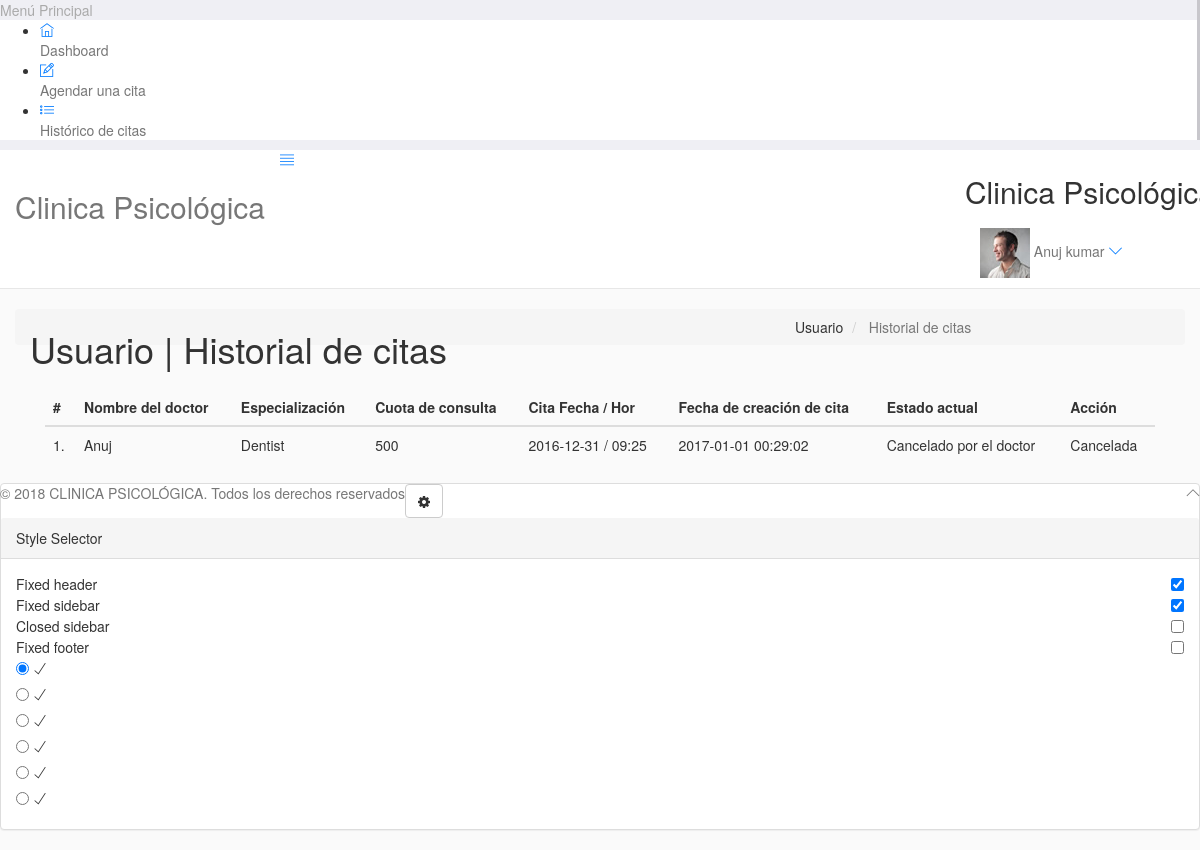
Screenshot of /Backend/hms/admin1/appointment-history.php (signed in) with the database file from the repository.
### tables this page shows
CREATE TABLE `users` (
  `id` int(11) NOT NULL,
  `fullName` varchar(255) NOT NULL,
  `address` longtext NOT NULL,
  `city` varchar(255) NOT NULL,
  `gender` varchar(255) NOT NULL,
  `email` varchar(255) NOT NULL,
  `password` varchar(255) NOT NULL,
  `regDate` timestamp NOT NULL DEFAULT CURRENT_TIMESTAMP,
  `updationDate` varchar(255) NOT NULL
);

CREATE TABLE `appointment` (
  `id` int(11) NOT NULL,
  `doctorSpecialization` varchar(255) NOT NULL,
  `doctorId` int(11) NOT NULL,
  `userId` int(11) NOT NULL,
  `consultancyFees` int(11) NOT NULL,
  `appointmentDate` varchar(255) NOT NULL,
  `appointmentTime` varchar(255) NOT NULL,
  `postingDate` timestamp NOT NULL DEFAULT CURRENT_TIMESTAMP,
  `userStatus` int(11) NOT NULL,
  `doctorStatus` int(11) NOT NULL,
  `updationDate` varchar(255) NOT NULL
);

CREATE TABLE `doctors` (
  `id` int(11) NOT NULL,
  `specilization` varchar(255) NOT NULL,
  `doctorName` varchar(255) NOT NULL,
  `address` longtext NOT NULL,
  `docFees` varchar(255) NOT NULL,
  `contactno` bigint(11) NOT NULL,
  `docEmail` varchar(255) NOT NULL,
  `password` varchar(255) NOT NULL,
  `creationDate` timestamp NOT NULL DEFAULT CURRENT_TIMESTAMP,
  `updationDate` varchar(255) NOT NULL
);

### Backend/hms/admin1/appointment-history.php (the view, shortened to what this page needs)
<?php
include('include/config.php');
?>
<!DOCTYPE html>
<html lang="en">
	<head>
		<link rel="stylesheet" href="vendor/bootstrap/css/bootstrap.min.css">
		<link rel="stylesheet" href="vendor/fontawesome/css/font-awesome.min.css">
		<link rel="stylesheet" href="vendor/themify-icons/themify-icons.min.css">
		<link href="vendor/animate.css/animate.min.css" rel="stylesheet" media="screen">
		<link href="vendor/perfect-scrollbar/perfect-scrollbar.min.css" rel="stylesheet" media="screen">
		<link href="vendor/switchery/switchery.min.css" rel="stylesheet" media="screen">
		<link href="vendor/bootstrap-touchspin/jquery.bootstrap-touchspin.min.css" rel="stylesheet" media="screen">
		<link href="vendor/select2/select2.min.css" rel="stylesheet" media="screen">
		<link href="vendor/bootstrap-datepicker/bootstrap-datepicker3.standalone.min.css" rel="stylesheet" media="screen">
		<link href="vendor/bootstrap-timepicker/bootstrap-timepicker.min.css" rel="stylesheet" media="screen">
		<link rel="stylesheet" href="assets/css/styles.css">
		<link rel="stylesheet" href="assets/css/plugins.css">
		<link rel="stylesheet" href="assets/css/themes/theme-1.css" id="skin_color" />
	</head>
	<body>
		<div id="app">
<?php include('include/sidebar.php');?>
			<div class="app-content">
					<?php include('include/header.php');?>
				<div class="main-content" >
					<div class="wrap-content container" id="container">
						<section id="page-title">
							<div class="row">
								<div class="col-sm-8">
									<h1 class="mainTitle">Usuario  | Historial de citas</h1>
																	</div>
								<ol class="breadcrumb">
									<li>
										<span>Usuario </span>
									</li>
									<li class="active">
										<span>Historial de citas</span>
									</li>
								</ol>
							</div>
						</section>
						<div class="container-fluid container-fullw bg-white">
									<div class="row">
								<div class="col-md-12">
									<table class="table table-hover" id="sample-table-1">
										<thead>
											<tr>
												<th class="center">#</th>
												<th class="hidden-xs">Nombre del doctor</th>
												<th>Especialización</th>
												<th>Cuota de consulta</th>
												<th>Cita Fecha / Hor </th>
												<th>Fecha de creación de cita  </th>
												<th>Estado actual</th>
												<th>Acción</th>
											</tr>
										</thead>
										<tbody>
<?php
$sql=mysqli_query($con,"select doctors.doctorName as docname,appointment.*  from appointment join doctors on doctors.id=appointment.doctorId where appointment.userId='".$_SESSION['id']."'");
$cnt=1;
while($row=mysqli_fetch_array($sql))
{
?>
											<tr>
												<td class="center"><?php echo $cnt;?>.</td>
												<td class="hidden-xs"><?php echo $row['docname'];?></td>
												<td><?php echo $row['doctorSpecialization'];?></td>
												<td><?php echo $row['consultancyFees'];?></td>
												<td><?php echo $row['appointmentDate'];?> / <?php echo
												 $row['appointmentTime'];?>
												</td>
												<td><?php echo $row['postingDate'];?></td>
												<td>
<?php if(($row['userStatus']==1) && ($row['doctorStatus']==1))
if(($row['userStatus']==1) && ($row['doctorStatus']==0))
{
	echo "Cancelado por el doctor";
}
												?></td>
												<td >
												<div class="visible-md visible-lg hidden-sm hidden-xs">
							<?php if(($row['userStatus']==1) && ($row['doctorStatus']==1))
{ ?>
	<a href="appointment-history.php?id=<?php echo $row['id']?>&cancel=update" onClick="return confirm('¿Estás seguro que deseas cancelar la cita?')"class="btn btn-transparent btn-xs tooltips" title="Cancel Appointment" tooltip-placement="top" tooltip="Remove">Cancelar</a>
	<?php } else {
		echo "Cancelada";
		} ?>
												</div>
												</td>
											</tr>
											<?php
$cnt=$cnt+1;
											 }?>
										</tbody>
									</table>
								</div>
							</div>
								</div>
					</div>
				</div>
			</div>
	<?php include('include/footer.php');?>
	<?php include('include/setting.php');?>
		</div>
	</body>
</html>

### Backend/hms/admin1/include/header.php (shortened to what this page needs)
<header class="navbar navbar-default navbar-static-top">
					<div class="navbar-header">
						<a class="navbar-brand" href="#">
							<h2 style="padding-top:2% ">Clinica Psicológica</h2>
						</a>
						<a href="#" class="sidebar-toggler pull-right visible-md visible-lg" data-toggle-class="app-sidebar-closed" data-toggle-target="#app">
							<i class="ti-align-justify"></i>
						</a>
					</div>
					<div class="navbar-collapse collapse">
						<ul class="nav navbar-right">
								<li  style="padding-top:2% ">
								<h2>Clinica Psicológica</h2>
							</li>
							<li class="dropdown current-user">
								<a href class="dropdown-toggle" data-toggle="dropdown">
									<img src="assets/images/avatar-1.jpg" alt="Peter"> <span class="username">
									<?php $query=mysqli_query($con,"select fullName from users where id='".$_SESSION['id']."'");
while($row=mysqli_fetch_array($query))
{
	echo $row['fullName'];
}
									?> <i class="ti-angle-down"></i></i></span>
								</a>
							</li>
						</ul>
					</div>
				</header>

### Backend/hms/admin1/assets/css/themes/theme-1.css (style rules this page uses)
body { background: #FAFAFA; }
header .navbar-header { background: #ffffff !important; border-right-color: #c8c7cc !important; border-bottom-color: #c8c7cc !important; }
header .navbar-header .sidebar-toggler, header .navbar-header .sidebar-mobile-toggler { color: #007aff !important; }
header .navbar-header .navbar-brand { color: #777 !important; }
header .navbar-collapse { background: #ffffff !important; border-bottom-color: #c8c7cc !important; box-shadow: none !important; }
header .navbar-collapse .navbar-right > li > a { color: #777; }
header .navbar-collapse .navbar-right > li > a i { color: #007aff !important; }

### rows the page displays
users: fullName "Anuj kumar"
appointment: doctorId.doctorName "Anuj", doctorSpecialization "Dentist", consultancyFees "500", appointmentDate "2016-12-31", appointmentTime "09:25", postingDate "2017-01-01 00:29:02", userStatus "Cancelado por el doctor"
